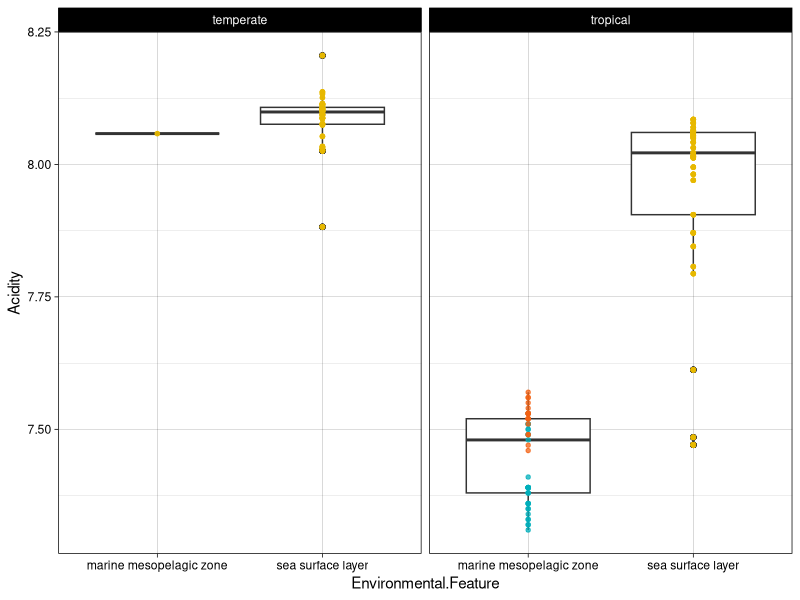
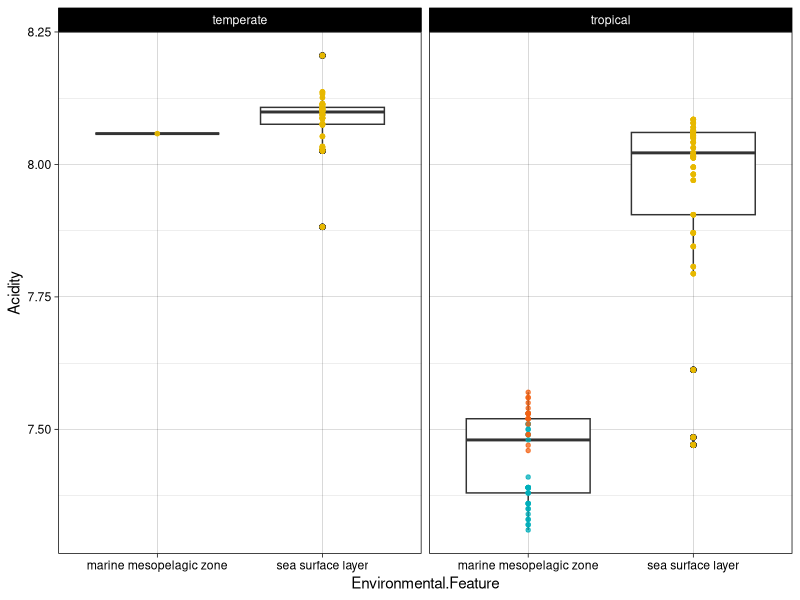

R code for these plots, in order:
install.packages("ggplot2")
install.packages("dplyr")
install.packages("tidyverse")
library("ggplot2")
library("dplyr")
library("tidyverse")

#http://ggplot2.tidyverse.org/reference/facet_grid.html
#http://ggplot2.tidyverse.org/reference/geom_boxplot.html

directory <- getwd()
setwd(directory)

custom_pallet = c("#00AFBB", "#f36213", "#E7B800", "#bb00af", "#b40025", "#002fe7", "#ff0136", "#08efff", "#fbbc6a","#ff08ef", "#a18000","#736afb", "#7c3100", "#00676f", "#82007a", "#2f0c65","#0079c9", "#f3db7f" , "#ecf920", "#004b7c", "#b4faff", "#ffe1ff", "#000000", "#bebebe", "#698b69")
data <- read.csv(file = "data.csv",header = TRUE)

# Filter data
data = filter(data, Project.Name != 'OSD' )
data = filter(data, Environmental.Feature != 'None' )
data = filter(data, Environmental.Feature != 'coastal water body' )
data = filter(data, Environmental.Feature != 'marine layer' )
data = filter(data, Environmental.Feature != 'oceanic zone' )
data = filter(data, Environmental.Feature != 'ocean' )
data = filter(data, Environmental.Feature != 'marine photic zone' )
data = filter(data, Environmental.Feature != 'marine wind mixed layer' )

# Temp figure with colors
myColors <- custom_pallet
names(myColors) <- levels(data$Project.Name)
custom_colors <- scale_colour_manual(name = "Project", values = myColors)

# Bin by latitude
data <- data %>% mutate(Lat_bin = case_when(Latitude >= 66.57  & Latitude <= 90 ~ 'polar',
                                            Latitude >= 23.43  & Latitude <= 66.57 ~ 'temperate',
                                            Latitude >= -23.43  & Latitude <= 23.43 ~ 'tropical',
                                            Latitude >= -66.57  & Latitude <= -23.43 ~ 'temperate',
                                            Latitude >= -90  & Latitude <= -66.57 ~ 'polar'))
# Remove polar samples for figure
data = filter(data, Lat_bin != 'polar' )

acidity <- data %>% 
  ggplot(aes(Environmental.Feature, Acidity)) + 
  theme_linedraw() +
  geom_boxplot() +
  geom_jitter(size=1.2, alpha=3/4,width=0, aes(color=factor(Project.Name)), show.legend = FALSE ) +
  custom_colors +
  facet_grid(. ~ Lat_bin, scales = "free", space = "free")
plot(acidity)

path_string = paste(directory,"acidity.pdf",sep="/")

#save plot
ggsave(filename = path_string, 
       plot =  acidity, width = 29.7, height = 10, units = "cm")

